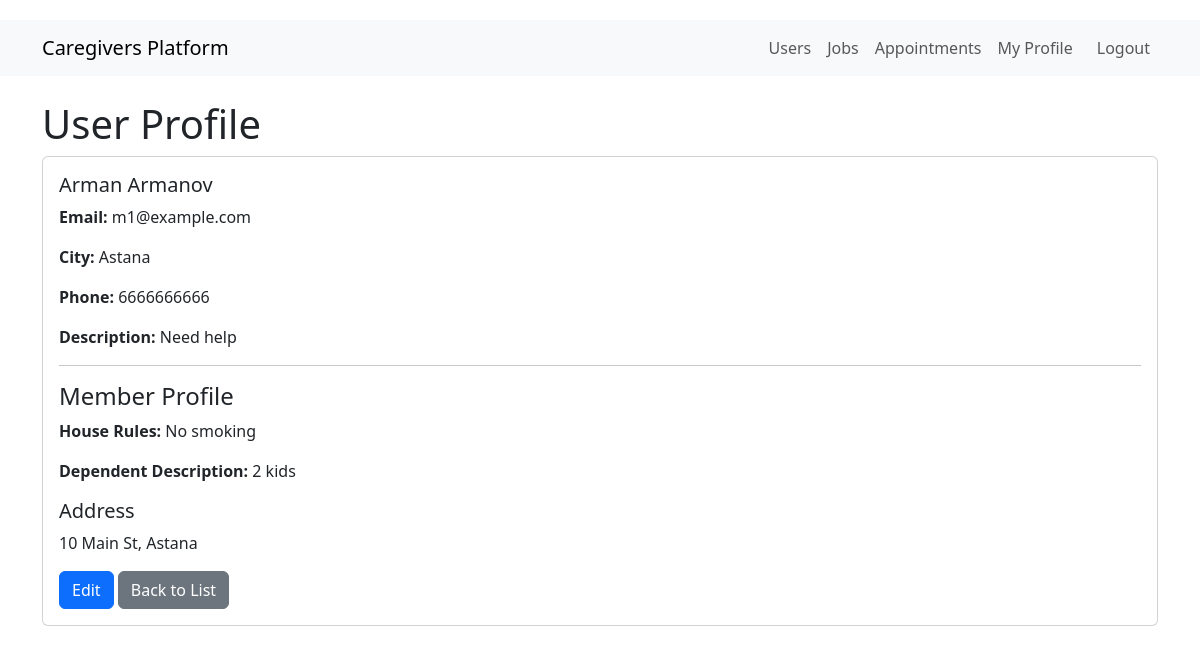
The app's page /users/6 (signed in) with its own data.
### src/models.py (models this page shows)
class User(Base):
    __tablename__ = 'USER'
    user_id = Column(Integer, primary_key=True, autoincrement=True)
    email = Column(String(100), nullable=False, unique=True)
    given_name = Column(String(50), nullable=False)
    surname = Column(String(50), nullable=False)
    city = Column(String(50))
    phone_number = Column(String(20))
    profile_description = Column(Text)
    password = Column(String(100), nullable=False)
    caregiver_profile = relationship("Caregiver", back_populates="user", uselist=False, cascade="all, delete-orphan")
    member_profile = relationship("Member", back_populates="user", uselist=False, cascade="all, delete-orphan")

class Member(Base):
    __tablename__ = 'MEMBER'
    member_user_id = Column(Integer, ForeignKey('USER.user_id'), primary_key=True)
    house_rules = Column(Text)
    dependent_description = Column(Text)
    user = relationship("User", back_populates="member_profile")
    address = relationship("Address", back_populates="member", uselist=False, cascade="all, delete-orphan")
    jobs = relationship("Job", back_populates="member", cascade="all, delete-orphan")
    appointments = relationship("Appointment", back_populates="member", cascade="all, delete-orphan")

class Address(Base):
    __tablename__ = 'ADDRESS'
    member_user_id = Column(Integer, ForeignKey('MEMBER.member_user_id'), primary_key=True)
    house_number = Column(String(20))
    street = Column(String(100))
    town = Column(String(50))
    member = relationship("Member", back_populates="address")

### src/app.py (the view)
@app.route('/users/<int:id>')
@login_required
def view_profile(id):
    session = Session()
    user = session.query(User).options(
        joinedload(User.caregiver_profile),
        joinedload(User.member_profile).joinedload(Member.address)
    ).get(id)
    session.close()
    return render_template('profile.html', user=user)

### src/app.py (called while the page is built)
def login_required(f):
    @wraps(f)
    def decorated_function(*args, **kwargs):
        if 'user_id' not in flask_session:
            flash('Please login to access this page.', 'warning')
            return redirect(url_for('login'))
        return f(*args, **kwargs)
    return decorated_function

### src/templates/profile.html (shortened to what this page needs)
{% extends "layout.html" %}
{% block content %}
    <h1>User Profile</h1>
    <div class="card">
        <div class="card-body">
            <h5 class="card-title">{{ user.given_name }} {{ user.surname }}</h5>
            <p class="card-text"><strong>Email:</strong> {{ user.email }}</p>
            <p class="card-text"><strong>City:</strong> {{ user.city }}</p>
            <p class="card-text"><strong>Phone:</strong> {{ user.phone_number }}</p>
            <p class="card-text"><strong>Description:</strong> {{ user.profile_description }}</p>
            {% if user.member_profile %}
                <hr>
                <h4>Member Profile</h4>
                <p><strong>House Rules:</strong> {{ user.member_profile.house_rules }}</p>
                <p><strong>Dependent Description:</strong> {{ user.member_profile.dependent_description }}</p>
                {% if user.member_profile.address %}
                    <h5>Address</h5>
                    <p>{{ user.member_profile.address.house_number }} {{ user.member_profile.address.street }}, {{ user.member_profile.address.town }}</p>
                {% endif %}
            {% endif %}
            <a href="/users/edit/{{ user.user_id }}" class="btn btn-primary">Edit</a>
            <a href="/users" class="btn btn-secondary">Back to List</a>
        </div>
    </div>
{% endblock %}

### src/templates/layout.html (style rules this page uses)
body { padding-top: 20px; }

### records on screen
User: given_name "Arman", surname "Armanov", email "m1@example.com", city "Astana", phone_number "6666666666", profile_description "Need help"
Member: member_profile.house_rules "No smoking", member_profile.dependent_description "2 kids"
Address: member_profile.address.house_number "10", member_profile.address.street "Main St", member_profile.address.town "Astana"
